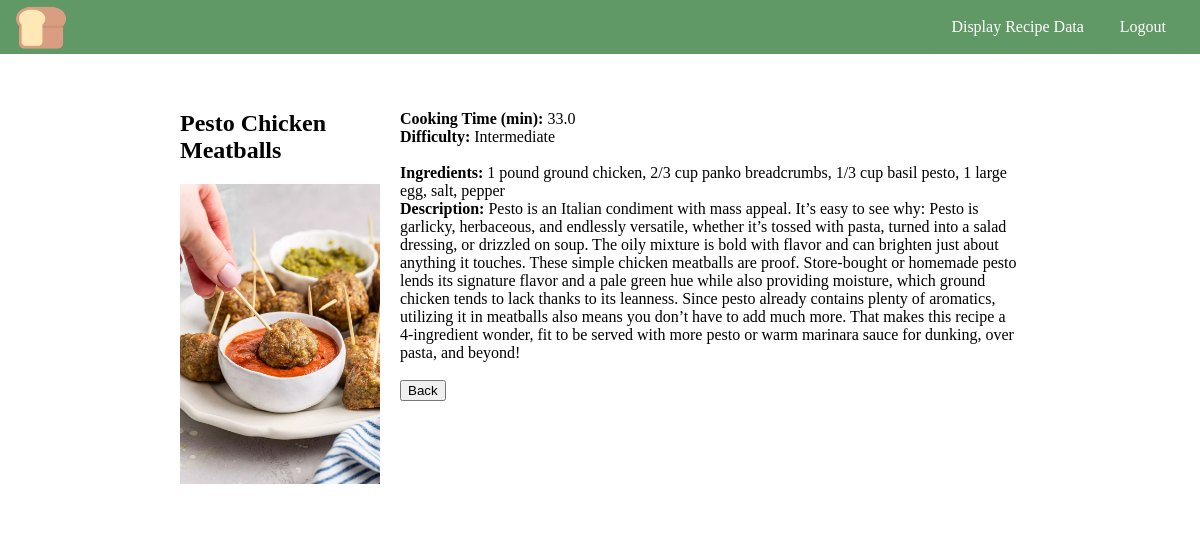
The app's page /list/7 (signed in) with its own data.
### recipes/models.py (models this page shows, shortened)
class Recipe (models.Model):
    name = models.CharField(max_length=120)
    cooking_time = models.FloatField(help_text='In minutes')
    ingredients = models.CharField(max_length=350)
    description = models.TextField()
    pic = models.ImageField(upload_to='recipes', default='no_image.jpg')
    def calculate_difficulty(self):
        ingredients = self.ingredients.split(', ')
        if self.cooking_time < 30 and len(ingredients)< 7:
            difficulty = 'Easy'
        elif self.cooking_time < 30 and len(ingredients) >= 7:
            difficulty = 'Medium'
        elif self.cooking_time >= 30 and len(ingredients) < 7:
            difficulty = 'Intermediate'
        elif self.cooking_time >= 30 and len(ingredients) >= 7:
            difficulty = 'Hard'
        return difficulty

### recipes/views.py (the view)
# urls.py: path('list/<pk>', RecipeDetailView.as_view(), name='details'),
class RecipeDetailView(LoginRequiredMixin, DetailView):
    model = Recipe
    template_name = 'recipes/details.html'

### recipes/templates/recipes/details.html (shortened to what this page needs)
{% load static %}
<!DOCTYPE html>
<html lang="en">
  <head>
    <link
      rel="stylesheet"
      type="text/css"
      href="{% static 'recipes/css/styles.css' %}"
    />
  </head>
  <nav>
    <ul>
      <a href="{%url 'list' %}"
        ><img
          id="logo"
          src="{% static 'recipes/images/logo.png' %}"
          width="50px"
      /></a>
      <li>
        <a href="{%url 'logout' %}" class="btn"> Logout </a>
      </li>
      <li>
        <a href="{%url 'search' %}" class="btn"> Display Recipe Data </a>
      </li>
    </ul>
  </nav>
  <div class="wrapper">
    <div>
      <h2>{{object.name}}</h2>
      <img src="{{object.pic.url}}" width="200" />
    </div>
    <div class="details">
      <div>
        <b>Cooking Time (min): </b> {{object.cooking_time}} <br />
        <b>Difficulty: </b> {{object.calculate_difficulty}} <br /><br />
      </div>
      <div>
        <b>Ingredients: </b> {{object.ingredients}} <br />
        <b>Description: </b> {{object.description}} <br />
        <br />
        <button onclick="goBack()" class="login_btn">Back</button>
      </div>
    </div>
  </div>
</html>

### recipes/static/recipes/css/styles.css (style rules this page uses)
nav { width: 100%; margin-bottom: 16px; background-color: #609966; }
nav ul { list-style-type: none; margin: 0 16px; padding: 0; overflow: hidden; }
nav li { float: right; }
nav li a, .btn { display: block; text-align: center; padding: 18px; text-decoration: none; color: #fff; background-color: #609966; border: none; border-radius: 4px; cursor: pointer; }
.btn { display: inline-block; text-decoration: none; }
.wrapper { display: flex; background-color: white; width: 70vw; padding: 20px; border-radius: 20px; }
.details { padding-left: 20px; padding-top: 20px; }

### records on screen
Recipe: name "Pesto Chicken Meatballs", pic (picture), cooking_time "33.0", calculate_difficulty "Intermediate", ingredients "1 pound ground chicken, 2/3 cup panko breadcrumbs, 1/3 cup basil pesto, 1 large egg, salt, pepper", description "Pesto is an Italian condiment with mass appeal. It’s easy to see why: Pesto is garlicky, herbaceous, and endlessly versatile, whether it’s tossed with pasta, turned into a salad dressing, or drizzled on soup. The oily mixture is bold with flavor and can brighten just about anything it touches. These simple chicken meatballs are proof. Store-bought or homemade pesto lends its signature flavor and a pale green hue while also providing moisture, which ground chicken tends to lack thanks to its leanness. Since pesto already contains plenty of aromatics, utilizing it in meatballs also means you don’t have to add much more. That makes this recipe a 4-ingredient wonder, fit to be served with more…"
